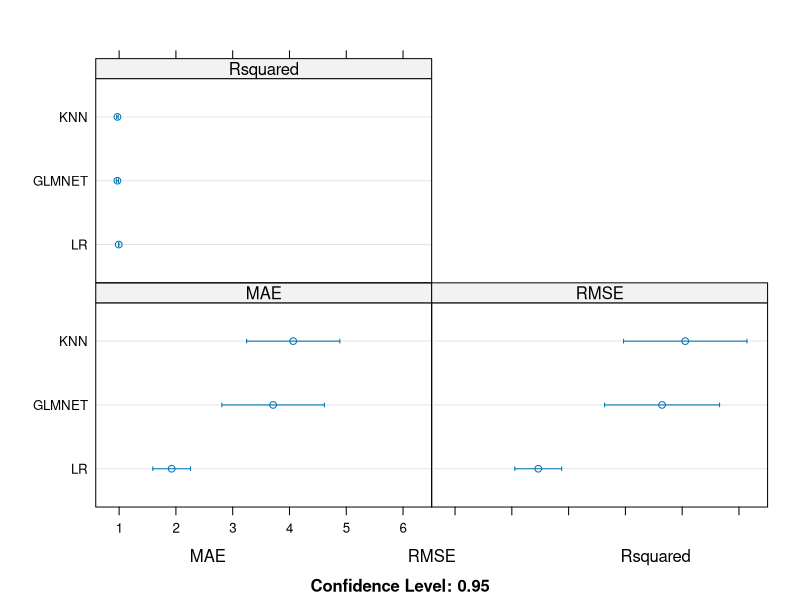

The R script that drew this image:
library(psych)
library(caret)
library(dplyr)
library(car)
library(Metrics)

anar=read.csv("ANAR/HousingANAR.csv")
dt=subset(anar,select = c(reg,develop,level,X,
                          Total.Point.estimate,Children.without.functional.difficulties.Point.estimate,
                          Children.with.functional.difficulties.Point.estimate,Time.period))
set.seed(4)
split1<- sample(c(rep(0, 0.7 * nrow(dt)), rep(1, 0.3 * nrow(dt))))
table(split1)

train=dt[split1==0,]
test=dt[split1==1,]

# algorithm building
trainControl <- trainControl(method = "cv", number = 10)
metric <- "RMSE"

fit.lm <- train(Children.with.functional.difficulties.Point.estimate~., data = train, method = "lm", metric = metric, trControl = trainControl)
print(fit.lm)

fit.knn <- train(Children.with.functional.difficulties.Point.estimate~., data = train, method = "knn", metric = metric, trControl = trainControl)
print(fit.knn)

fit.glmnet <- train(Children.with.functional.difficulties.Point.estimate~., data = train, method = "glmnet", metric = metric, trControl = trainControl)
print(fit.glmnet)

#compare
results <- resamples(list(LR = fit.lm, KNN = fit.knn, GLMNET = fit.glmnet))
summary(results)
dotplot(results)

# splitting dataset
validationIndex <- createDataPartition(dt$Children.with.functional.difficulties.Point.estimate, p=0.80, list = FALSE)

# splitting dataset
validationIndex <- createDataPartition(dt$Children.with.functional.difficulties.Point.estimate, p=0.80, list = FALSE)
validation <- dt[-validationIndex,]
dt <- dt[validationIndex,]

#predictions
predictions <- as.numeric(predict(fit.lm, validation))
cor(predictions, validation$Children.with.functional.difficulties.Point.estimate)
#[1] 0.9979316
predictions <- as.numeric(predict(fit.knn, validation))
cor(predictions, validation$Children.with.functional.difficulties.Point.estimate)
#[1] 0.9907939
predictions <- as.numeric(predict(fit.glmnet, validation))
cor(predictions, validation$Children.with.functional.difficulties.Point.estimate)
#[1] 0.9891218
